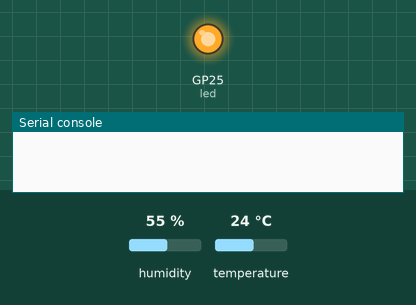
A program run on a simulated Raspberry Pi Pico running MicroPython. On the bench: output pins drawn as LEDs (lit = HIGH), the last lines printed to the serial console. The test bench sets the inputs (shaded band); at power-on: humidity 55 %, temperature 24 °C. The clock reads 2024-03-15 10:24:30 at power-on unless the program sets it.

Above: at 0.05 s.
At 2.5 s:
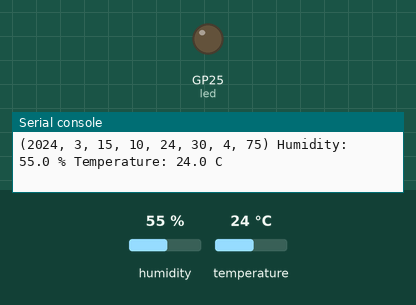
Timing chart, 0 to 6.5 s (numbered marks = the images above):
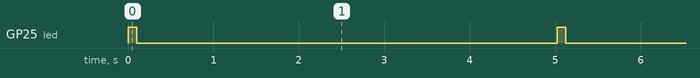

Measured:
- by itself, GP25 (led): alternates HIGH for 0.10 s and LOW for 4.9 s

The program:

dht22_data_collection.py
```python
from machine import Pin
import utime
import dht

led = Pin("LED", Pin.OUT)
sensor = dht.DHT22(Pin(22))
while True:
    led.on()
    utime.sleep_ms(100)
    led.off()
    sensor.measure()
    temp = sensor.temperature()
    hum = sensor.humidity()
    #print('Temperature: %.1f C' %temp)
    #print('Humidity: %.1f %%' %hum)
    print(utime.localtime(), 'Humidity: %.1f %%' %hum, 'Temperature: %.1f C' %temp)

    #f = open('data.txt','a+')
    #f.write("%.1f ," %temp +  "%.1f" %hum + "\n")
    #f.close()
    utime.sleep_ms(4900)
```
